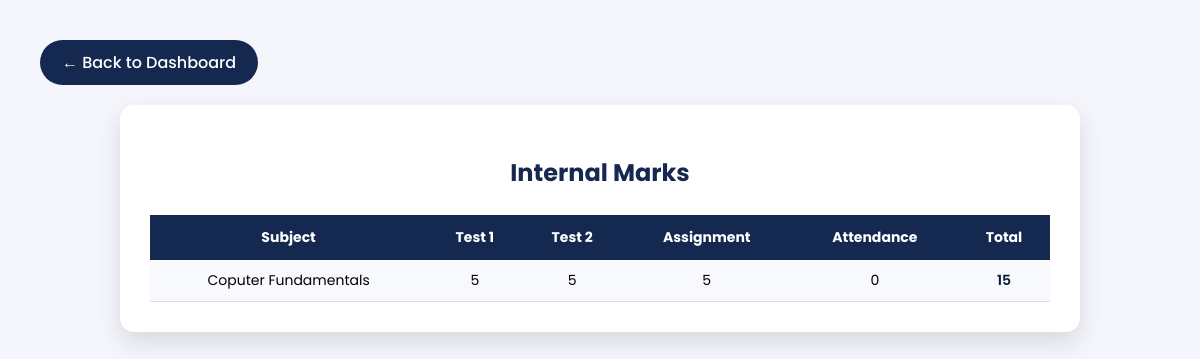
/student/marks/ (signed in), run on an earlier commit of the app's database.
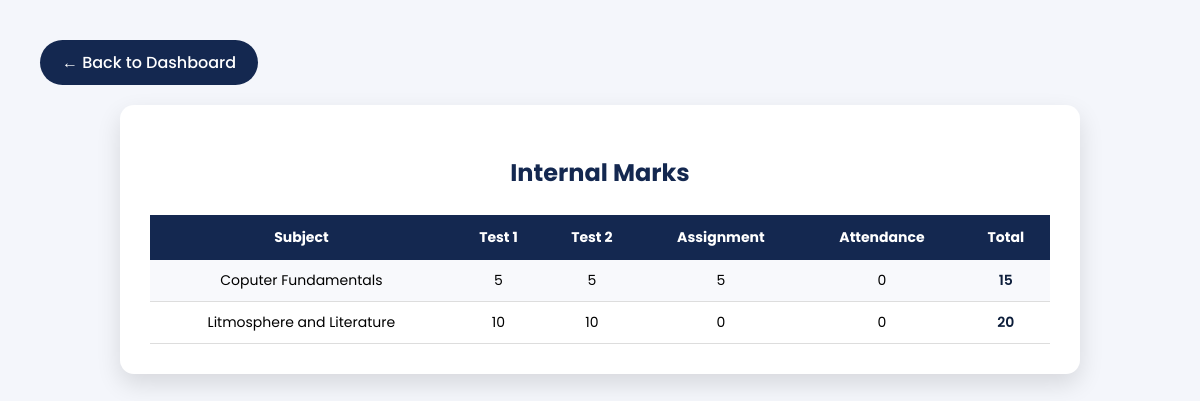
And on a later commit of the database.
### internal_marks/models.py (models this page shows, shortened)
class InternalMark(models.Model):
    STATUS_CHOICES = (
        ('Draft', 'Draft'),
        ('Submitted', 'Submitted'),
        ('Approved', 'Approved'),
    )
    student = models.ForeignKey(Student, on_delete=models.CASCADE)
    subject = models.ForeignKey(Subject, on_delete=models.CASCADE)
    timetable = models.ForeignKey(
        TimeTable,
        on_delete=models.CASCADE
    )
    test1 = models.PositiveIntegerField(default=0)
    test2 = models.PositiveIntegerField(default=0)
    assignment = models.PositiveIntegerField(default=0)
    attendance_mark = models.PositiveIntegerField(default=0)
    total_internal = models.PositiveIntegerField(default=0)
    status = models.CharField(
        max_length=10,
        choices=STATUS_CHOICES,
        default='Draft'
    )
    class Meta:
        unique_together = ('student', 'subject')

### teachers/models.py (models this page shows, shortened)
class Subject(models.Model):
    name = models.CharField(max_length=100)
    course = models.CharField(max_length=20, choices=Student.COURSE_CHOICES)
    semester = models.PositiveIntegerField(choices=Student.SEMESTER_CHOICES)

### students/views.py (the view)
# urls.py: path('marks/', views.student_internal_marks, name='student-marks'),
@login_required(login_url='student-login')
def student_internal_marks(request):
    student = get_object_or_404(Student, user=request.user)
    marks = InternalMark.objects.filter(
        student=student,
        status='Approved'
    )
    return render(request, 'student/internal_marks.html', {
        'marks': marks
    })

### templates/student/internal_marks.html (shortened to what this page needs)
{% load static %}
<!DOCTYPE html>
<html lang="en">
<head>
</head>
<body>
<a href="{% url 'student-dashboard' %}" class="back-btn">← Back to Dashboard</a>
<div class="card">
    <h2>Internal Marks</h2>
    {% if marks %}
        <table>
            <tr>
                <th>Subject</th>
                <th>Test 1</th>
                <th>Test 2</th>
                <th>Assignment</th>
                <th>Attendance</th>
                <th>Total</th>
            </tr>
            {% for m in marks %}
            <tr>
                <td>{{ m.subject.name }}</td>
                <td>{{ m.test1 }}</td>
                <td>{{ m.test2 }}</td>
                <td>{{ m.assignment }}</td>
                <td>{{ m.attendance_mark }}</td>
                <td class="total">{{ m.total_internal }}</td>
            </tr>
            {% endfor %}
        </table>
    {% else %}
        <div class="empty">No internal marks available.</div>
    {% endif %}
</div>
</body>
</html>

What changed in the data, as far as the page shows it:
now on this page (row edited): InternalMark: subject.name "Litmosphere and Literature", test1 "10", test2 "10", assignment "0", attendance_mark "0", total_internal "20"
